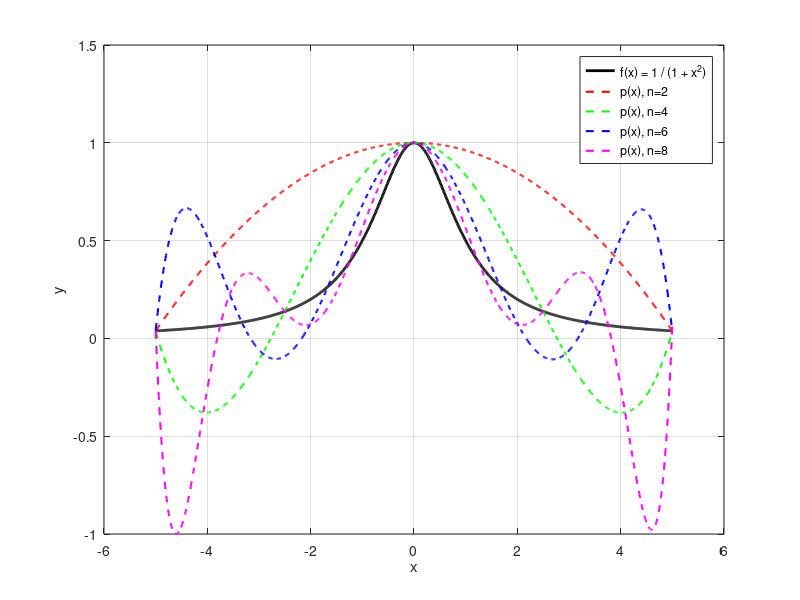

This figure's MATLAB source:
% B_plot.m

clear;
% define f(x)
f = @(x) 1 ./ (1 + x.^2);

% difine interpolation p(x)
p2 = @(x) 0.03846 + 0.1923*(x+5) - 0.03846*(x+5).*x;
p4 = @(x) 0.03846 + 0.03979*(x+5) + 0.06101*(x+5).*(x+2.5) ...
    - 0.02653*(x+5).*(x+2.5).*x + 0.005305*(x+5).*(x+2.5).*x.*(x-2.5);
p6 = @(x) 0.03846 + 0.02646*(x+5) + 0.02485*(x+5).*(x+3.333) ...
    + 0.01494*(x+5).*(x+3.333).*(x+1.667) ...
    - 0.01317*(x+5).*(x+3.333).*(x+1.667).*x ...
    + 0.004203*(x+5).*(x+3.333).*(x+1.667).*x.*(x-1.667) ...
    - 0.0008406*(x+5).*(x+3.333).*(x+1.667).*x.*(x-1.667).*(x-3.333);
p8 = @(x) 0.03846 + 0.02234*(x+5) + 0.01396*(x+5).*(x+3.75) ...
    + 0.0117*(x+5).*(x+3.75).*(x+2.5) + 0.0006743*(x+5).*(x+3.75).*(x+2.5).*(x+1.25) ...
    - 0.004896*(x+5).*(x+3.75).*(x+2.5).*(x+1.25).*x ...
    + 0.00244*(x+5).*(x+3.75).*(x+2.5).*(x+1.25).*x.*(x-1.25) ...
    - 0.0006872*(x+5).*(x+3.75).*(x+2.5).*(x+1.25).*x.*(x-1.25).*(x-2.5) ...
    + 0.0001374*(x+5).*(x+3.75).*(x+2.5).*(x+1.25).*x.*(x-1.25).*(x-2.5).*(x-3.75);

% create x's grid
x_vals = linspace(-5, 5, 1000);

% calculate
f_vals = f(x_vals);
p2_vals = p2(x_vals);
p4_vals = p4(x_vals);
p6_vals = p6(x_vals);
p8_vals = p8(x_vals);

% plot
figure;
plot(x_vals, f_vals, 'k', 'LineWidth', 2); % 函数 f(x) 用黑色线绘制
hold on;
plot(x_vals, p2_vals, '--r', 'LineWidth', 1.5); % n=2 的多项式用红色虚线
plot(x_vals, p4_vals, '--g', 'LineWidth', 1.5); % n=4 的多项式用绿色虚线
plot(x_vals, p6_vals, '--b', 'LineWidth', 1.5); % n=6 的多项式用蓝色虚线
plot(x_vals, p8_vals, '--m', 'LineWidth', 1.5); % n=8 的多项式用紫色虚线

legend('f(x) = 1 / (1 + x^2)', 'p(x), n=2', 'p(x), n=4', 'p(x), n=6', 'p(x), n=8', 'Location', 'Best');

xlabel('x');
ylabel('y');

grid on;
